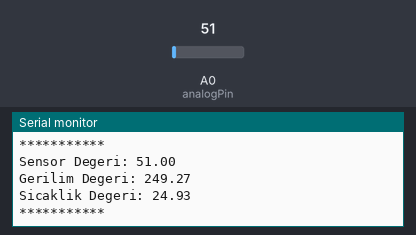
Recording of a sketch running on a simulated Arduino Uno, built with avr-gcc and run on an emulated ATmega328P. Parts: the last lines printed to the serial monitor. The test bench sets the inputs (shaded band); at power-on: A0 (analogPin) = 51.

Above: at 1.8 s.
1.9 s: A0 (analogPin) set to 61
At 2.9 s:
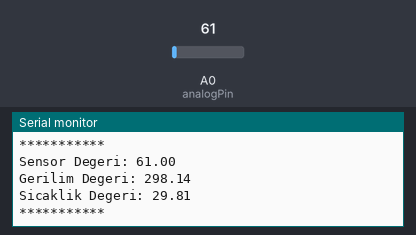
3.4 s: A0 (analogPin) set to 71
At 4.9 s:
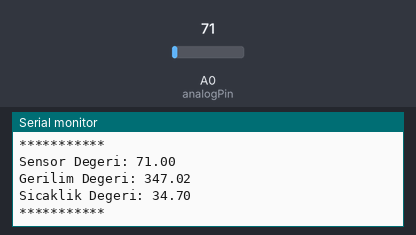
Timing chart, 0 to 6.4 s (numbered marks = the images above; inputs shaded):
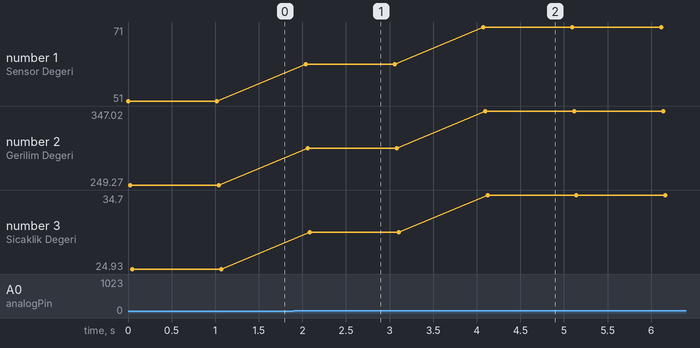

Measured:
- after the input at 1.9 s, the serial monitor: prints a new line after 0.14 s (image 1)
- after the input at 3.4 s, the serial monitor: prints a new line after 0.68 s (image 2)
- plotted number 1: 51 → 61 after the input at 1.9 s, 61 → 71 after the input at 3.4 s
- plotted number 2: 249.27 → 298.14 after the input at 1.9 s, 298.14 → 347.02 after the input at 3.4 s
- plotted number 3: 24.93 → 29.81 after the input at 1.9 s, 29.81 → 34.7 after the input at 3.4 s

The sketch:

05_lm35_sicaklik.ino
```cpp
// LM35 sicaklik sensoru derece basina 10 mV cikis verir.
// 1000 mV = 1 V

const int analogPin = A0;
float gerilimDeger = 0;
float sensorDeger = 0;
float sicaklikDeger = 0;

void setup() {
  // Seri port ekranini 9600 baund degerinde baslatiyoruz.
  Serial.begin(9600);
}

void loop() {
  // analogRead() fonksiyonu ile A0 pinindeki degeri okuyoruz.
  sensorDeger = analogRead(analogPin);

  Serial.print("Sensor Degeri: ");
  Serial.println(sensorDeger);

  // A0 pininden okunan degeri mV cinsinden gerilim degerine donusturuyoruz.
  gerilimDeger = (sensorDeger/1023)*5000;

  Serial.print("Gerilim Degeri: ");
  Serial.println(gerilimDeger);

  // Gerilim degerini sicaklik degerine donusturuyoruz.
  sicaklikDeger = gerilimDeger/10.0;

  Serial.print("Sicaklik Degeri: ");
  Serial.println(sicaklikDeger);

  Serial.println("***********");
  // Her dongude bir saniye bekliyoruz.
  delay(1000);

}
```
